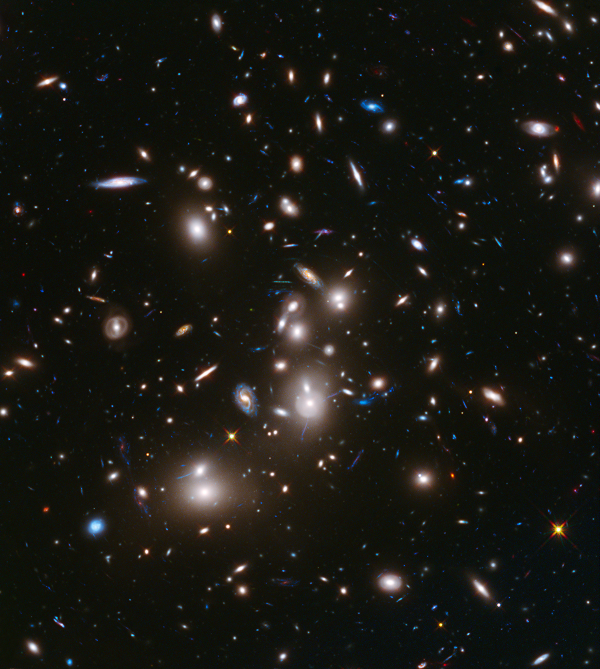
#> input picture assets/Galaxy-1123.png, 1200 x 1338 px (shown at 1/2 size)
$ python postprocess.py assets/Galaxy-1123.png assets/Galaxy-1228.png
#> lines starting #> are read from the running program, lines starting #| are printed output that depends on the picture
#> in process_single_image, img is the input picture: shape (1338, 1200, 3); mean B, G, R 20, 25.8, 26.6
# =============================================================================
# postprocess.py — 電影級後製管線
#
# 職責：接收 uint8 BGR 影像，套用後製，回傳 uint8 BGR 影像。
#       不依賴 physics / camera / renderer，可單獨對靜態圖片使用。
#
# 兩種模式：
#   Mode 1 — 均勻曝光 + Gamma + Bloom + 暖色調（快速、穩定）
#   Mode 2 — 高光遮罩選擇性曝光 + Selective Bloom（更電影感）
# =============================================================================

import cv2
import numpy as np
import config as cfg


# ---------------------------------------------------------------------------
# Mode 1：均勻曝光
# ---------------------------------------------------------------------------
def postprocess_mode1(img_bgr: np.ndarray) -> np.ndarray:
    """
    參數全部來自 config.MODE1_*。

    流程：
      曝光增益 → Gamma 校正 → 全域 Bloom → 對比度調整 → 暖色偏移
    """
    img = img_bgr.astype(np.float32) / 255.0

    # 1. 曝光（線性亮度縮放）
    img = np.clip(img * cfg.MODE1_EXPOSURE, 0, 1)

    # 2. Gamma 校正（<1 提亮中間調，類似 PS Gamma）
    img = img ** cfg.MODE1_GAMMA

    # 3. 全域 Bloom（高斯模糊疊加）
    sigma = cfg.MODE1_BLOOM_SIGMA
    blur  = cv2.GaussianBlur(img, (0, 0), sigma)
    img   = cv2.addWeighted(img, 1.0, blur, cfg.MODE1_BLOOM_MIX, 0)

    # 4. 對比度調整（繞 0.5 灰做線性縮放）
    img = (img - 0.5) * cfg.MODE1_CONTRAST + 0.5

    # 5. 暖色偏移（增紅、減藍）
    b, g, r = cv2.split(img)
    r = r * (1 + cfg.MODE1_WARM)
    b = b * (1 - cfg.MODE1_WARM * 0.7)
    img = cv2.merge([b, g, r])

    img = np.clip(img, 0, 1)
    return (img * 255).astype(np.uint8)


# ---------------------------------------------------------------------------
# Mode 2：高光限定曝光 + Selective Bloom
# ---------------------------------------------------------------------------
def postprocess_mode2(img_bgr: np.ndarray) -> np.ndarray:
    """
    參數全部來自 config.MODE2_*。

    流程：
      感知亮度 → 高光遮罩（非線性次方） →
      選擇性曝光（只炸亮部） → Selective Bloom → 對比度微調

    比喻：普通曝光是把整個房間的燈全開，
          Mode 2 是只把「蠟燭火焰」的部分放大，
          讓暗部保持神秘、亮部產生電影般的光暈。
    """
    img = img_bgr.astype(np.float32) / 255.0

    # 1. 感知亮度（ITU-R BT.601 加權，OpenCV BGR 順序）
    b_ch, g_ch, r_ch = cv2.split(img)
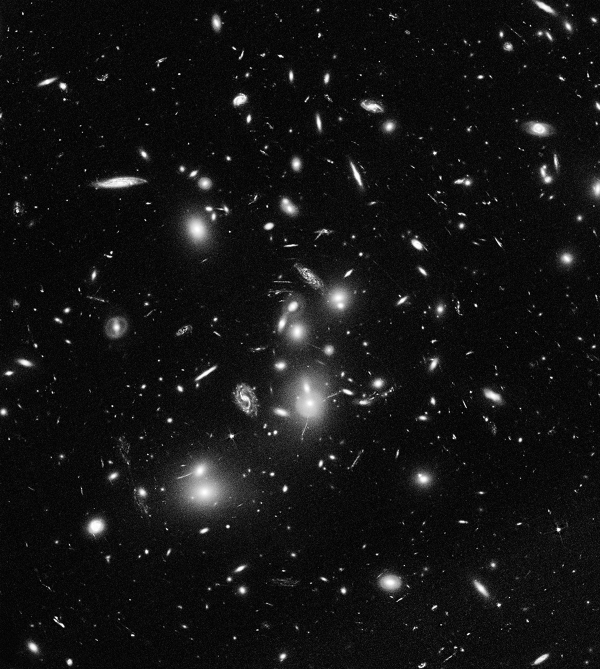
#> b_ch: shape (1338, 1200) float32 (shown at 1/2 size); min 0, max 1, mean 0.0785
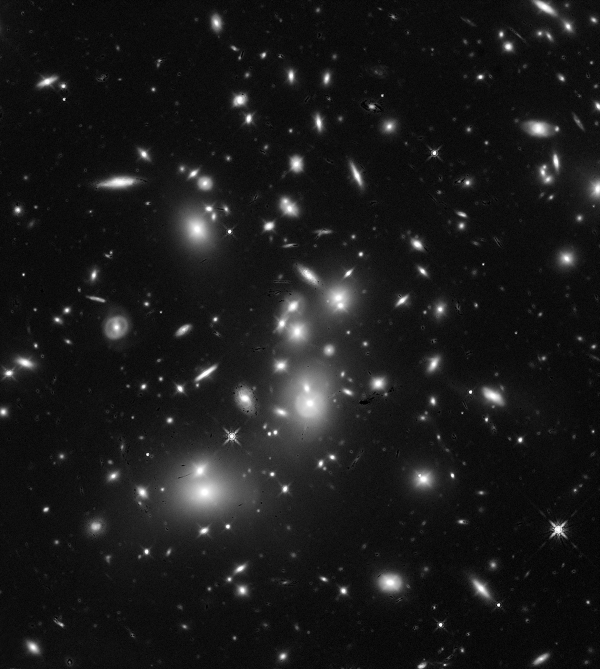
#> r_ch: shape (1338, 1200) float32 (shown at 1/2 size); min 0, max 1, mean 0.104
    luminance = 0.299 * r_ch + 0.587 * g_ch + 0.114 * b_ch

    # 2. 高光遮罩（次方越大 = 只針對最亮的區域）
    mask    = luminance ** cfg.MODE2_HIGHLIGHT_POWER
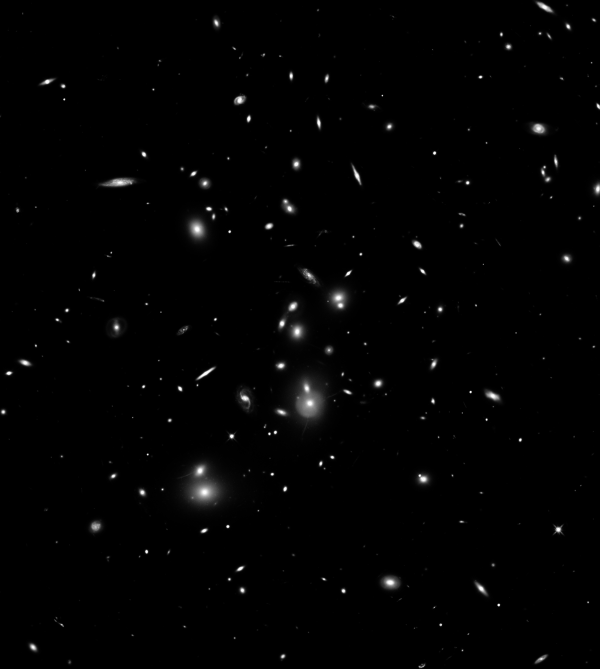
#> mask: shape (1338, 1200) float32 (shown at 1/2 size); min 6.24e-07, max 1, mean 0.0112
    mask_3d = np.stack([mask, mask, mask], axis=-1)

    # 3. 選擇性曝光：基礎亮度 + 高光區額外增幅
    img = np.clip(
        img * cfg.MODE2_BASE_EXPOSURE + img * mask_3d * cfg.MODE2_HIGH_BOOST,
        0, 1
    )
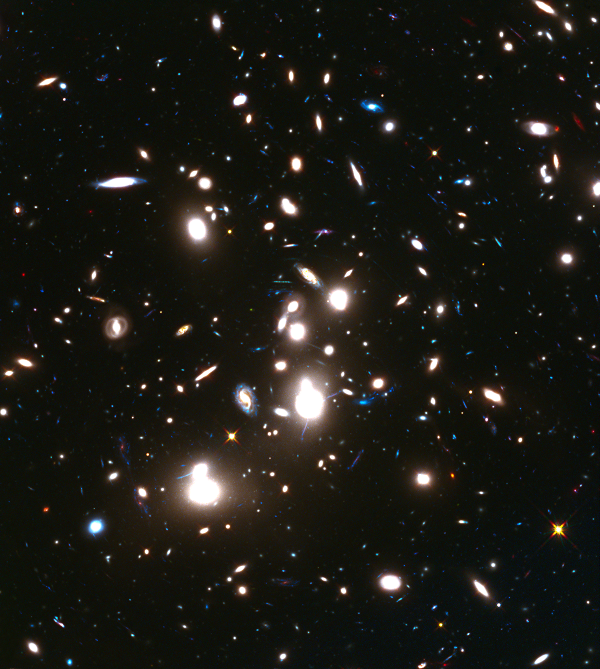
#> img: shape (1338, 1200, 3) float32 (shown at 1/2 size); mean B, G, R 0.0861, 0.11, 0.113

    # 4. Selective Bloom（只對高光區域做模糊）
    highlights = img * mask_3d
    sigma      = cfg.MODE2_BLOOM_SIGMA
    blur       = cv2.GaussianBlur(highlights, (0, 0), sigma)
    img        = cv2.addWeighted(img, 1.0, blur, cfg.MODE2_GLOW_INTENSITY, 0)

    # 5. 對比度微調
    img = np.clip((img - 0.5) * cfg.MODE2_CONTRAST + 0.5, 0, 1)

    return (img * 255).astype(np.uint8)


# ---------------------------------------------------------------------------
# 公開介面：根據 config 自動分派
# ---------------------------------------------------------------------------
def apply_postprocess(img_bgr: np.ndarray) -> np.ndarray:
    """
    根據 config.POSTPROCESS_MODE 自動選擇後製模式。

    Parameters
    ----------
    img_bgr : uint8 BGR 影像（OpenCV 格式）

    Returns
    -------
    uint8 BGR 後製結果；若 mode="none" 則原樣回傳
    """
    mode = cfg.POSTPROCESS_MODE.lower()

    if mode == "mode1":
        return postprocess_mode1(img_bgr)
    elif mode == "mode2":
        return postprocess_mode2(img_bgr)
    elif mode == "none":
        return img_bgr
    else:
        raise ValueError(
            f"[postprocess] 未知的 POSTPROCESS_MODE='{cfg.POSTPROCESS_MODE}'，"
            f"請設為 'none'、'mode1' 或 'mode2'。"
        )


# ---------------------------------------------------------------------------
# 單獨對靜態圖片使用（CLI）
# ---------------------------------------------------------------------------
def process_single_image(input_path: str, output_path: str) -> None:
    """
    對單張靜態圖片套用後製並存檔。
    可直接 python postprocess.py input.png output.png 使用。
    """
    img = cv2.imread(input_path)
    if img is None:
        raise FileNotFoundError(f"[postprocess] 找不到圖片：{input_path}")

    result = apply_postprocess(img)
    cv2.imwrite(output_path, result)
    print(f"[postprocess] 後製完成，儲存至 {output_path}")


if __name__ == "__main__":
    import sys
    if len(sys.argv) == 3:
        process_single_image(sys.argv[1], sys.argv[2])
    else:
        print("用法：python postprocess.py <input.png> <output.png>")
